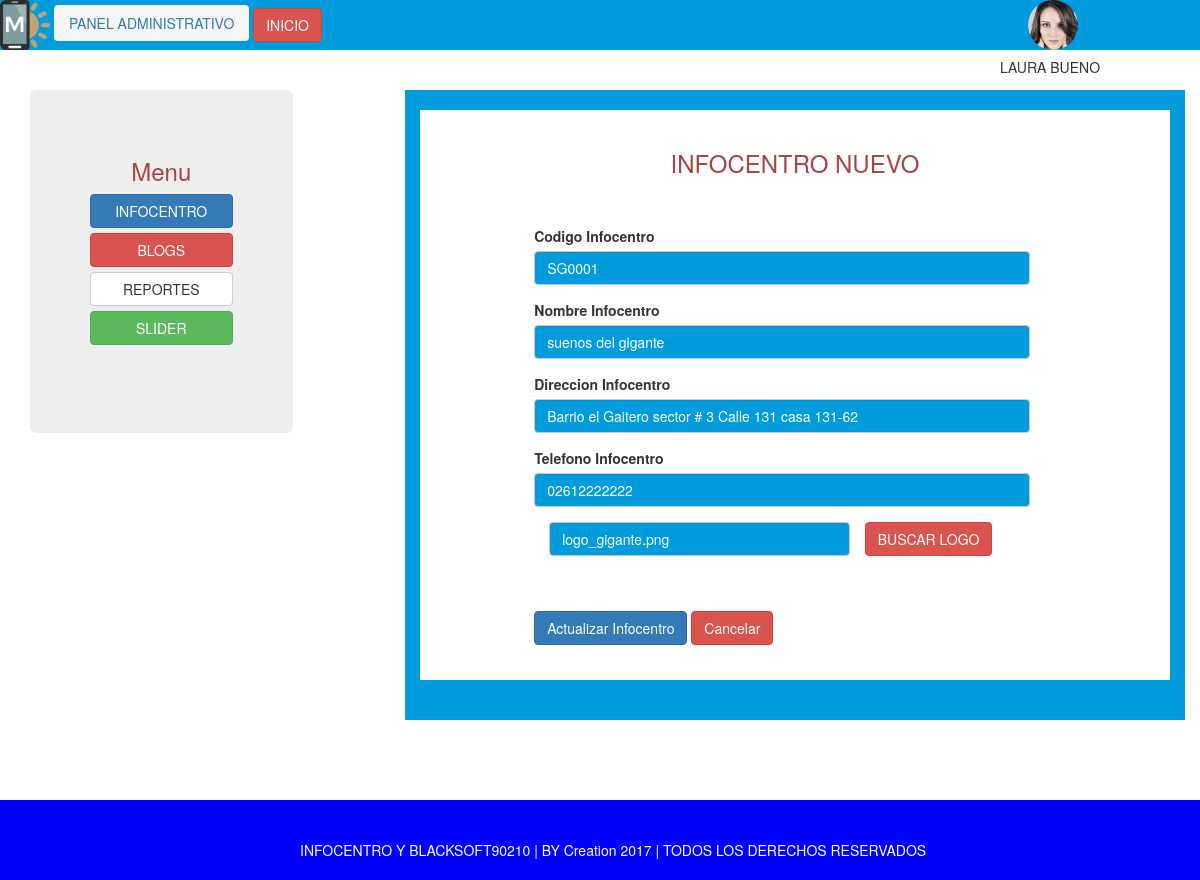
The page /admin/index.php?url2=addinfocentro&operacion=edit&id=1 (signed in) on the database its author committed.
### tables this page shows
CREATE TABLE IF NOT EXISTS `infocentro` (
`id_inf` int(11) NOT NULL,
  `cod_inf` varchar(9) NOT NULL,
  `nombre_inf` varchar(100) NOT NULL,
  `direccion_inf` varchar(200) NOT NULL,
  `telf_inf` varchar(14) NOT NULL,
  `logo_inf` varchar(100) NOT NULL
);

### modelo/conectar.php (called while the page is built)
<?php
class Conectar
{
			public static function con()
			{
				$conexion=  mysqli_connect('localhost', 'root', '1234', 'info_blog');
				return $conexion;
				}
}
?>

### modelo/infocentros.php (called while the page is built, shortened)
<?php
   class Infocentro{
                private $info;
                public function __construct() {
                    $this->info=  array();
                }
                    public function leerInfo_id($id){
                      $sql="SELECT * FROM infocentro WHERE id_inf='$id'";
                      $res=  mysqli_query(Conectar::con(), $sql);
                      while($reg= mysqli_fetch_assoc($res))
                                              {
                                                      $this->info[]=$reg;
                                              }
                                                      return $this->info;
                      }
}
?>

### admin/contenidos/conteaddinfocentro.php (the view, shortened to what this page needs)
<section>
        <article>
        <div class="col-lg-8 fondoCeleste pull-right">
            <br>
            <div class="fondoBlanco">
                <br>
                <h3 class="text-center text-danger">INFOCENTRO NUEVO</h3>
                <br>
                <br>
           <?php
                if(isset($_GET['operacion'])){
                        $opera=$_GET['operacion'];
                        if(($opera=='edit')or ($opera=='delete')){
                            if(isset($_GET['id'])){
                            $reg=new Infocentro();
                            $r=$reg->leerInfo_id($_GET['id']);
                            }
                        }
                }
           ?>
            <div class="col-lg-10">
                <form name="form1" id="form1" method="POST" action="" class="form-group col-lg-offset-2">
                    <div class="form-group">
                        <label class="">Codigo Infocentro</label>
                        <input class="form-control fondoCeleste letraBlanca" name="codinf" value="<?php if(($opera=='edit')or ($opera=='delete')){echo $r[0]['cod_inf'];} ?> " >
                    </div>
                     <div class="form-group">
                         <label class="">Nombre Infocentro</label>
                        <input class="form-control fondoCeleste letraBlanca" name="nombinf" value="<?php if(($opera=='edit')or ($opera=='delete')){echo $r[0]['nombre_inf'];} ?> " >
                    </div>
                    <div class="form-group">
                         <label class="">Direccion Infocentro</label>
                        <input class="form-control fondoCeleste letraBlanca" name="dirinf" value="<?php if(($opera=='edit')or ($opera=='delete')){echo $r[0]['direccion_inf'];} ?> " >
                    </div>
                    <div class="form-group">
                         <label class="">Telefono Infocentro</label>
                        <input class="form-control fondoCeleste letraBlanca" name="telfinf" value="<?php if(($opera=='edit')or ($opera=='delete')){echo $r[0]['telf_inf'];} ?> " >
                    </div>
                    <div class="form-group col-lg-8">
                    <input class="form-control fondoCeleste letraBlanca" name="imagen" type="text" value="<?php if(($opera=='edit')or ($opera=='delete')){echo $r[0]['logo_inf'];} ?> " >
                    </div>
                    <a onclick="javascript:subirimagen();" class="btn btn-danger">BUSCAR LOGO</a>
                <div class="clearfix"></div>
                <br>
                <br>
                     <div class="form-group">
                         <?php if($opera=='edit'){?>
                         <button type="submit" name="enviar" value="<?php echo $opera ?>" class="btn btn-primary">Actualizar Infocentro</button>
                         <?php } ?>
                         <a href="?url2=infocentro" class="btn btn-danger  ">Cancelar </a>
                    </div>
                </form>
                    <br>
            </div>
                <div class="clearfix"></div>
            </div>
             <br>
              <br>
       </div>
   </article>
     </section>

### admin/css/stylospropios.css (style rules this page uses)
.letraBlanca { color:white; }
.fondoBlanco { background:#FFF; }
.fondoCeleste { background:#009cde; }

### rows shown on the page
infocentro: codinf "SG0001", nombinf "suenos del gigante", dirinf "Barrio el Gaitero sector # 3 Calle 131 casa 131-62", telfinf "02612222222", imagen "logo_gigante.png"

### other values the page prints
$_SESSION['nombre_user'].' '.$_SESSION['apellido_user'] "LAURA BUENO"
